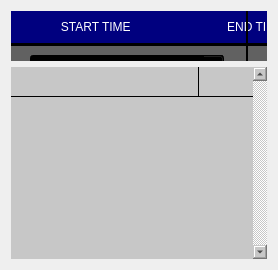
       <widget class="QWidget" name="dsplay_tab">
        <attribute name="title">
         <string>DISPLAY</string>
        </attribute>
        <layout class="QGridLayout" name="gridLayout_5">
         <item row="0" column="0">
          <widget class="QFrame" name="frame_3">
           <property name="sizePolicy">
            <sizepolicy hsizetype="Minimum" vsizetype="Minimum">
             <horstretch>0</horstretch>
             <verstretch>0</verstretch>
            </sizepolicy>
           </property>
           <property name="minimumSize">
            <size>
             <width>0</width>
             <height>50</height>
            </size>
           </property>
           <property name="maximumSize">
            <size>
             <width>16777215</width>
             <height>80</height>
            </size>
           </property>
           <property name="frameShape">
            <enum>QFrame::StyledPanel</enum>
           </property>
           <property name="frameShadow">
            <enum>QFrame::Raised</enum>
           </property>
           <widget class="Line" name="line_13">
            <property name="geometry">
             <rect>
              <x>0</x>
              <y>25</y>
              <width>971</width>
              <height>17</height>
             </rect>
            </property>
            <property name="frameShadow">
             <enum>QFrame::Plain</enum>
            </property>
            <property name="lineWidth">
             <number>3</number>
            </property>
            <property name="orientation">
             <enum>Qt::Horizontal</enum>
            </property>
           </widget>
           <widget class="QLabel" name="label_13">
            <property name="geometry">
             <rect>
              <x>0</x>
              <y>0</y>
              <width>971</width>
              <height>32</height>
             </rect>
            </property>
            <property name="styleSheet">
             <string notr="true">font: 75 bold 10pt &quot;Sans Serif&quot;;
color: rgb(255, 255, 255);
background-color: rgb(0, 0, 127);</string>
            </property>
            <property name="text">
             <string>               START TIME                             END TIME                      MV3D NO                DISPLAY                      BROWSE FILE</string>
            </property>
           </widget>
           <widget class="QLabel" name="label_14">
            <property name="geometry">
             <rect>
              <x>0</x>
              <y>35</y>
              <width>971</width>
              <height>44</height>
             </rect>
            </property>
            <property name="styleSheet">
             <string notr="true">font: 75 bold 10pt &quot;Sans Serif&quot;;
color: rgb(255, 255, 255);
background-color: rgb(97, 97, 97);</string>
            </property>
            <property name="text">
             <string/>
            </property>
           </widget>
           <widget class="QPushButton" name="fault_display_button">
            <property name="geometry">
             <rect>
              <x>615</x>
              <y>44</y>
              <width>131</width>
              <height>26</height>
             </rect>
            </property>
            <property name="font">
             <font>
              <family>Sans Serif</family>
              <pointsize>10</pointsize>
              <weight>50</weight>
              <italic>false</italic>
              <bold>false</bold>
             </font>
            </property>
            <property name="styleSheet">
             <string notr="true">background-color: rgb(0, 0, 0);
font: 10pt &quot;Sans Serif&quot;;
color: rgb(255, 255, 255);</string>
            </property>
            <property name="text">
             <string>DISPLAY</string>
            </property>
           </widget>
           <widget class="Line" name="line_14">
            <property name="geometry">
             <rect>
              <x>226</x>
              <y>0</y>
              <width>20</width>
              <height>101</height>
             </rect>
            </property>
            <property name="frameShadow">
             <enum>QFrame::Plain</enum>
            </property>
            <property name="lineWidth">
             <number>2</number>
            </property>
            <property name="orientation">
             <enum>Qt::Vertical</enum>
            </property>
           </widget>
           <widget class="Line" name="line_15">
            <property name="geometry">
             <rect>
              <x>463</x>
              <y>0</y>
              <width>20</width>
              <height>101</height>
             </rect>
            </property>
            <property name="frameShadow">
             <enum>QFrame::Plain</enum>
            </property>
            <property name="lineWidth">
             <number>2</number>
            </property>
            <property name="orientation">
             <enum>Qt::Vertical</enum>
            </property>
           </widget>
           <widget class="QDateTimeEdit" name="faultstartdate_disp">
            <property name="geometry">
             <rect>
              <x>19</x>
              <y>44</y>
              <width>194</width>
              <height>25</height>
             </rect>
            </property>
            <property name="styleSheet">
             <string notr="true">background-color: rgb(0, 0, 0);
font: 10pt &quot;Sans Serif&quot;;
color: rgb(255, 255, 255);</string>
            </property>
            <property name="alignment">
             <set>Qt::AlignLeading|Qt::AlignLeft|Qt::AlignVCenter</set>
            </property>
            <property name="buttonSymbols">
             <enum>QAbstractSpinBox::NoButtons</enum>
            </property>
            <property name="date">
             <date>
              <year>2019</year>
              <month>4</month>
              <day>6</day>
             </date>
            </property>
            <property name="displayFormat">
             <string>ddd dd MMMM yyyy</string>
            </property>
            <property name="calendarPopup">
             <bool>true</bool>
            </property>
           </widget>
           <widget class="QDateTimeEdit" name="faultenddate_disp">
            <property name="geometry">
             <rect>
              <x>257</x>
              <y>44</y>
              <width>194</width>
              <height>25</height>
             </rect>
            </property>
            <property name="styleSheet">
             <string notr="true">background-color: rgb(0, 0, 0);
font: 10pt &quot;Sans Serif&quot;;
color: rgb(255, 255, 255);</string>
            </property>
            <property name="alignment">
             <set>Qt::AlignLeading|Qt::AlignLeft|Qt::AlignVCenter</set>
            </property>
            <property name="date">
             <date>
              <year>2019</year>
              <month>4</month>
              <day>6</day>
             </date>
            </property>
            <property name="displayFormat">
             <string>ddd dd MMMM yyyy</string>
            </property>
            <property name="calendarPopup">
             <bool>true</bool>
            </property>
           </widget>
           <widget class="Line" name="line_16">
            <property name="geometry">
             <rect>
              <x>765</x>
              <y>0</y>
              <width>20</width>
              <height>81</height>
             </rect>
            </property>
            <property name="frameShadow">
             <enum>QFrame::Plain</enum>
            </property>
            <property name="lineWidth">
             <number>2</number>
            </property>
            <property name="orientation">
             <enum>Qt::Vertical</enum>
            </property>
           </widget>
           <widget class="QPushButton" name="fault_browser_button">
            <property name="geometry">
             <rect>
              <x>801</x>
              <y>44</y>
              <width>141</width>
              <height>26</height>
             </rect>
            </property>
            <property name="font">
             <font>
              <family>Sans Serif</family>
              <pointsize>10</pointsize>
              <weight>50</weight>
              <italic>false</italic>
              <bold>false</bold>
             </font>
            </property>
            <property name="styleSheet">
             <string notr="true">background-color: rgb(0, 0, 0);
font: 10pt &quot;Sans Serif&quot;;
color: rgb(255, 255, 255);</string>
            </property>
            <property name="text">
             <string>SEARCH</string>
            </property>
           </widget>
           <widget class="QComboBox" name="grep_mv3d_disp">
            <property name="geometry">
             <rect>
              <x>490</x>
              <y>44</y>
              <width>81</width>
              <height>25</height>
             </rect>
            </property>
            <property name="font">
             <font>
              <family>Sans Serif</family>
              <pointsize>10</pointsize>
              <weight>50</weight>
              <italic>false</italic>
              <bold>false</bold>
             </font>
            </property>
            <property name="styleSheet">
             <string notr="true">background-color: rgb(0, 0, 0);
font: 10pt &quot;Sans Serif&quot;;
color: rgb(255, 255, 255);</string>
            </property>
            <item>
             <property name="text">
              <string>ALL</string>
             </property>
            </item>
            <item>
             <property name="text">
              <string>3D0068</string>
             </property>
            </item>
            <item>
             <property name="text">
              <string>3D0069</string>
             </property>
            </item>
            <item>
             <property name="text">
              <string>3D0070</string>
             </property>
            </item>
            <item>
             <property name="text">
              <string>3D0078</string>
             </property>
            </item>
           </widget>
           <widget class="Line" name="line_17">
            <property name="geometry">
             <rect>
              <x>580</x>
              <y>0</y>
              <width>20</width>
              <height>81</height>
             </rect>
            </property>
            <property name="frameShadow">
             <enum>QFrame::Plain</enum>
            </property>
            <property name="lineWidth">
             <number>2</number>
            </property>
            <property name="orientation">
             <enum>Qt::Vertical</enum>
            </property>
           </widget>
          </widget>
         </item>
         <item row="1" column="0">
          <widget class="QTableWidget" name="disp_faulttable">
           <property name="sizePolicy">
            <sizepolicy hsizetype="Preferred" vsizetype="Preferred">
             <horstretch>0</horstretch>
             <verstretch>0</verstretch>
            </sizepolicy>
           </property>
           <property name="minimumSize">
            <size>
             <width>0</width>
             <height>0</height>
            </size>
           </property>
           <property name="styleSheet">
            <string notr="true">gridline-color: rgb(0, 0, 0);
background-color: rgb(199, 199, 199);</string>
           </property>
           <property name="frameShape">
            <enum>QFrame::NoFrame</enum>
           </property>
           <property name="verticalScrollBarPolicy">
            <enum>Qt::ScrollBarAlwaysOn</enum>
           </property>
           <property name="horizontalScrollBarPolicy">
            <enum>Qt::ScrollBarAlwaysOff</enum>
           </property>
           <property name="editTriggers">
            <set>QAbstractItemView::NoEditTriggers</set>
           </property>
           <property name="alternatingRowColors">
            <bool>false</bool>
           </property>
           <property name="showGrid">
            <bool>true</bool>
           </property>
           <property name="gridStyle">
            <enum>Qt::SolidLine</enum>
           </property>
           <property name="sortingEnabled">
            <bool>false</bool>
           </property>
           <property name="wordWrap">
            <bool>false</bool>
           </property>
           <property name="rowCount">
            <number>1</number>
           </property>
           <attribute name="horizontalHeaderVisible">
            <bool>false</bool>
           </attribute>
           <attribute name="horizontalHeaderCascadingSectionResizes">
            <bool>true</bool>
           </attribute>
           <attribute name="horizontalHeaderDefaultSectionSize">
            <number>188</number>
           </attribute>
           <attribute name="horizontalHeaderHighlightSections">
            <bool>true</bool>
           </attribute>
           <attribute name="horizontalHeaderMinimumSectionSize">
            <number>30</number>
           </attribute>
           <attribute name="horizontalHeaderShowSortIndicator" stdset="0">
            <bool>false</bool>
           </attribute>
           <attribute name="horizontalHeaderStretchLastSection">
            <bool>false</bool>
           </attribute>
           <attribute name="verticalHeaderVisible">
            <bool>false</bool>
           </attribute>
           <row/>
           <column>
            <property name="text">
             <string>DATE</string>
            </property>
            <property name="font">
             <font>
              <weight>75</weight>
              <bold>true</bold>
             </font>
            </property>
            <property name="textAlignment">
             <set>AlignHCenter|AlignVCenter|AlignCenter</set>
            </property>
            <property name="background">
             <color>
              <red>0</red>
              <green>85</green>
              <blue>255</blue>
             </color>
            </property>
           </column>
           <column>
            <property name="text">
             <string>MV3D NO</string>
            </property>
            <property name="font">
             <font>
              <weight>75</weight>
              <bold>true</bold>
             </font>
            </property>
            <property name="textAlignment">
             <set>AlignHCenter|AlignVCenter|AlignCenter</set>
            </property>
            <property name="background">
             <color>
              <red>0</red>
              <green>85</green>
              <blue>255</blue>
             </color>
            </property>
           </column>
           <column>
            <property name="text">
             <string>FAULT CAUSE</string>
            </property>
            <property name="font">
             <font>
              <weight>75</weight>
              <bold>true</bold>
             </font>
            </property>
            <property name="textAlignment">
             <set>AlignHCenter|AlignVCenter|AlignCenter</set>
            </property>
            <property name="background">
             <color>
              <red>0</red>
              <green>85</green>
              <blue>255</blue>
             </color>
            </property>
           </column>
           <column>
            <property name="text">
             <string>FAULT START</string>
            </property>
            <property name="font">
             <font>
              <weight>75</weight>
              <bold>true</bold>
             </font>
            </property>
            <property name="textAlignment">
             <set>AlignHCenter|AlignVCenter|AlignCenter</set>
            </property>
            <property name="background">
             <color>
              <red>0</red>
              <green>85</green>
              <blue>255</blue>
             </color>
            </property>
           </column>
           <column>
            <property name="text">
             <string>FAULT END</string>
            </property>
            <property name="font">
             <font>
              <weight>75</weight>
              <bold>true</bold>
             </font>
            </property>
            <property name="textAlignment">
             <set>AlignHCenter|AlignVCenter|AlignCenter</set>
            </property>
            <property name="background">
             <color>
              <red>0</red>
              <green>85</green>
              <blue>255</blue>
             </color>
            </property>
           </column>
           <column>
            <property name="text">
             <string>DURATION</string>
            </property>
            <property name="font">
             <font>
              <weight>75</weight>
              <bold>true</bold>
             </font>
            </property>
            <property name="textAlignment">
             <set>AlignHCenter|AlignVCenter|AlignCenter</set>
            </property>
            <property name="background">
             <color>
              <red>0</red>
              <green>85</green>
              <blue>255</blue>
             </color>
            </property>
           </column>
          </widget>
         </item>
        </layout>
       </widget>
